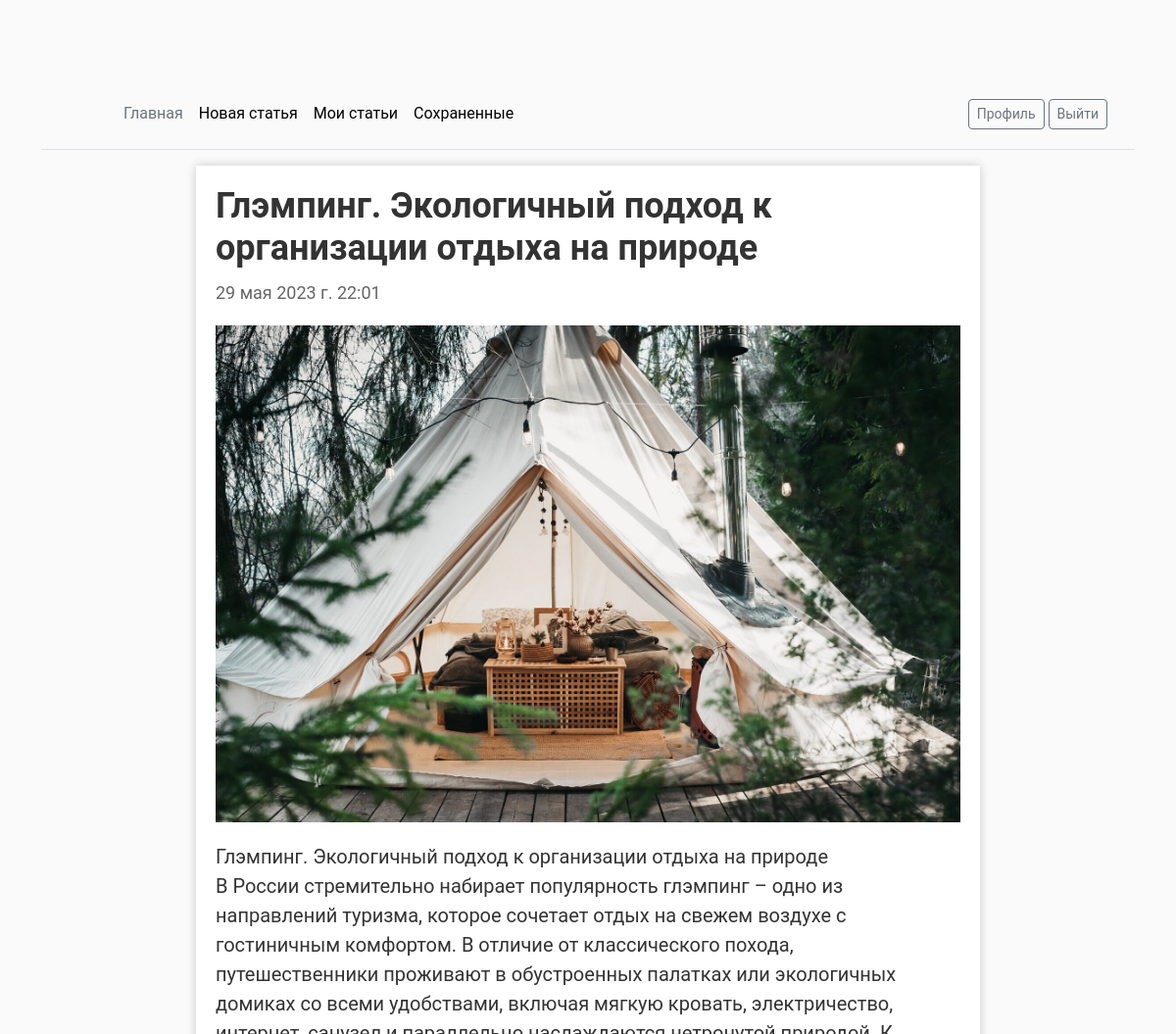
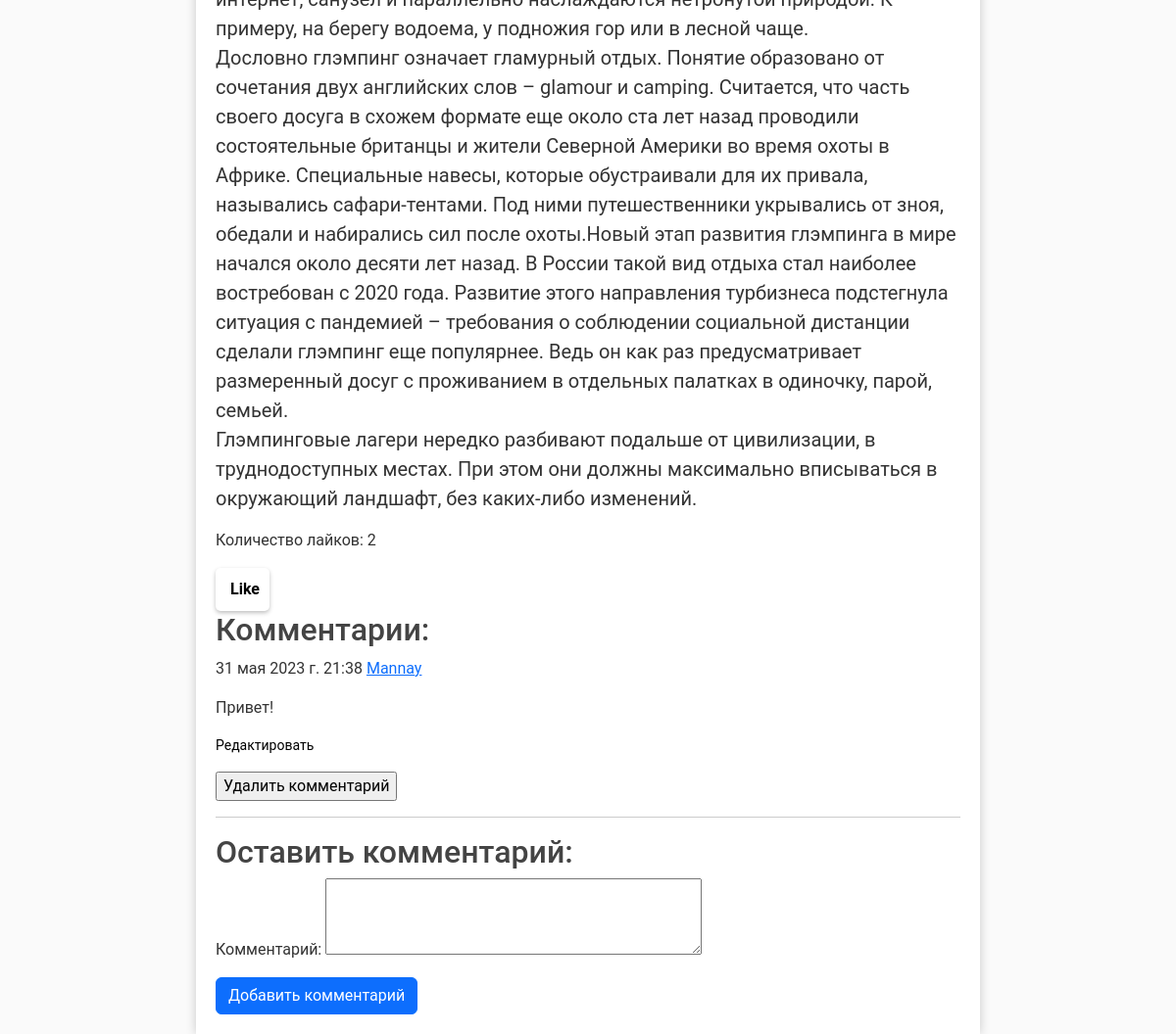
The page /post/glemping-ekologichnyij-podhod-k-organizatsii-otdyiha-na-prirode/ (signed in) on the database its author committed (2 pictures, top to bottom).
### app1/models.py (models this page shows, shortened)
class Post(models.Model):
    title = models.CharField(max_length=100, verbose_name="Заголовок")
    slug = AutoSlugField(populate_from='title', max_length=255, unique=True, db_index=True, verbose_name="URL")
    image = models.ImageField(upload_to="photos/%Y/%m/%d/", null=True, blank=True, verbose_name="Фото")
    content = models.TextField(verbose_name="Текст статьи")
    author = models.ForeignKey(User, on_delete=models.CASCADE, verbose_name="Автор статьи")
    created_at = models.DateTimeField(auto_now_add=True, verbose_name="Время создания")
    class Meta:
        verbose_name = 'Пост'
        verbose_name_plural = 'Посты'

class Comment(models.Model):
    author = models.ForeignKey(User, on_delete=models.CASCADE, verbose_name="Автор комментария")
    post = models.ForeignKey(Post, on_delete=models.CASCADE, related_name='comments')
    content = models.TextField(verbose_name="Текст комментария")
    created_at = models.DateTimeField(auto_now_add=True, verbose_name="Время создания")
    approved_comment = models.BooleanField(default=False)
    class Meta:
        verbose_name = 'Коммент'
        verbose_name_plural = 'Комментарии'

### app1/views.py (the view)
# urls.py: path('post/<slug:post_slug>/', views.show_post, name='post'),
@login_required
@csrf_exempt
def show_post(request, post_slug):
    post = get_object_or_404(Post, slug=post_slug)
    comments = Comment.objects.filter(post=post)
    if request.method == 'POST':
        form = CommentForm(request.POST)
        if form.is_valid():
            comment = form.save(commit=False)
            comment.author = request.user
            comment.post = post
            comment.save()
            return redirect('post', post_slug=post_slug)
    else:
        form = CommentForm()
    context = {'post': post, 'comments': comments, 'form': form}
    return render(request, 'app1/post.html', context)

### app1/forms.py
class CommentForm(forms.ModelForm):
    content = forms.CharField(label='Комментарий', widget=forms.Textarea(attrs={'rows': 3}))
    class Meta:
        model = Comment
        fields = ['content', ]

### app1/templates/app1/post.html (shortened to what this page needs)
{% extends 'app1/home.html' %}
{% block content %}
<div class="post-container">
  <h1 class="post-title">{{ post.title }}</h1>
  <p class="post-date">{{ post.created_at }}</p>
      {% if post.image %}
      <img src="{{ post.image.url }}" alt="{{ post.title }}" class="post-image">
      {% else %}
        <p></p>
      {% endif %}
  <div class="post-content">{{ post.content|linebreaks }}</div>
    <p>Количество лайков: {{ post.like_set.count }}</p>
  <form method="POST" action="{% url 'like' post.slug %}">
    <button class="like-button">
      <span>Like</span>
    </button>
  </form>
    <h2>Комментарии:</h2>
      {% for comment in comments %}
        <div class="comment">
          <p class="info">
            {{ comment.created_at }} <a href="{% url 'view_profile'  comment.author.username %}"> {{ comment.author }}</a><br>
          </p>
          <p>{{ comment.content }}</p>
      {% if request.user == comment.author %}
          <p class="edit-link"><a href="{% url 'edit_comment' post.slug comment.id %}">Редактировать</a></p>
      <form method="post" action="{% url 'comment_delete' post.slug comment.id %}">
        <input type="submit" value="Удалить комментарий">
      </form>
    {% endif %}
        </div>
      {% empty %}
        <p>Нет комментариев</p>
      {% endfor %}
      <hr>
      <h2>Оставить комментарий:</h2>
      <form method="post">
        {{ form.as_p }}
        <button type="submit" class="btn btn-primary">Добавить комментарий</button>
      </form>
</div>
{% endblock %}

### app1/static/app1/css/style.css (style rules this page uses)
.post-container { max-width: 800px; margin: 0 auto; padding: 20px; background-color: #fff; box-shadow: 0px 0px 10px rgba(0, 0, 0, 0.2); }
.post-title { font-size: 36px; font-weight: bold; margin-bottom: 10px; color: #333; }
.post-date { font-size: 18px; color: #666; margin-bottom: 20px; }
.post-image { width: 100%; margin-bottom: 20px; }
.post-content { font-size: 20px; line-height: 1.5; color: #333; }
body, html { width:100%; height:100% }
body { margin:0; padding:0; background: #fafafa; color: #333333; margin-top: 5rem; font-family:Roboto; }
h1, h2, h3, h4, h5, h6 { color: #444444; }

### app1/templates/app1/home.html (style rules this page uses)
.edit-link { margin-top: 10px; font-size: 14px; }
.edit-link a { color: black; text-decoration: none; }
.like-button { display: flex; align-items: center; justify-content: center; background-color: #fff; border: none; padding: 10px; border-radius: 5px; box-shadow: 0px 2px 4px rgba(0, 0, 0, 0.25); cursor: pointer; }
.like-button span { font-weight: bold; }

### rows shown on the page
Post: title "Глэмпинг. Экологичный подход к организации отдыха на природе", created_at "29 мая 2023 г. 22:01", image (picture), content "Глэмпинг. Экологичный подход к организации отдыха на природе В России стремительно набирает популярность глэмпинг – одно из направлений туризма, которое сочетает отдых на свежем воздухе c гостиничным комфортом. В отличие от классического похода, путешественники проживают в обустроенных палатках или экологичных домиках со всеми удобствами, включая мягкую кровать, электричество, интернет, санузел и параллельно наслаждаются нетронутой природой. К примеру, на берегу водоема, у подножия гор или в лесной чаще. Дословно глэмпинг означает гламурный отдых. Понятие образовано от сочетания двух английских слов – glamour и camping. Считается, что часть своего досуга в схожем формате еще около ста лет…", like_set.count "2"
Comment: created_at "31 мая 2023 г. 21:38", author "Mannay", content "Привет!"
